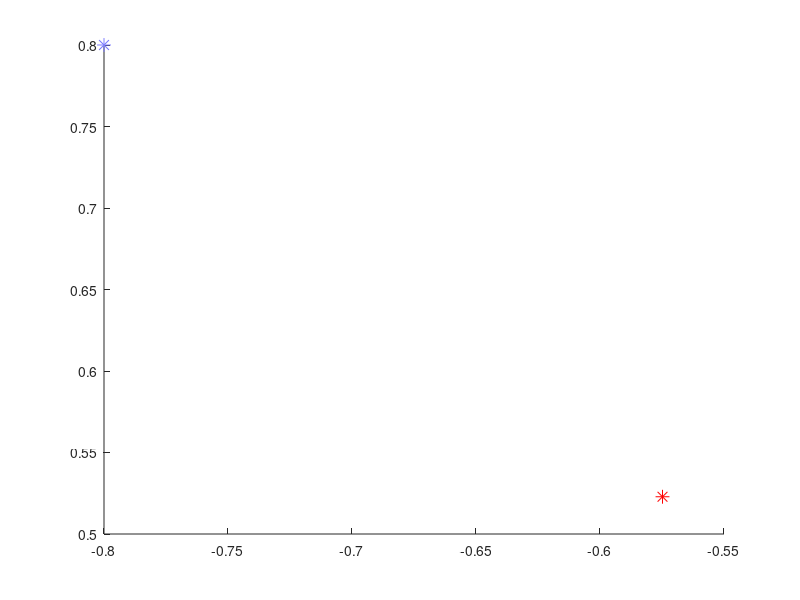

This chart was generated by the following MATLAB code: (Note: this script raises an error after producing the figure.)
load current.mat;
figure(6621); clf;
L = 0;
for m = 1:length(p)
    L = max(L,length(p{m}.x));
end
[I,J,K] = size(uN); I = 2:(I-1); J = 2:(J-1);
if d==0 && R==0
    d = 0.07;
    R = 0.04;
end
for n = round(linspace(1,L,40))
    clf; hold on;
    for l = 1:length(obs_x)
%         fill(obs_x{l}(n,:),obs_y{l}(n,:),'k');
    end
    
    plot(xf,yf,'r*','markersize',10);
    for m = 1:length(p)
        ind = min(length(p{m}.x),n);
        plot(p{m}.x(1),p{m}.y(1),'*','markersize',10,'color',p{m}.color);
%         plot(p{m}.x(1:ind),p{m}.y(1:ind),'color',p{m}.color,'linewidth',2);
%         drawCar(p{m}.x(ind),p{m}.y(ind),d,R,p{m}.s(ind),p{m}.color);
        plot(p{m}.x(1:ind),p{m}.y(1:ind),'color',p{m}.color,'linewidth',2);
        drawCar(p{m}.x(ind),p{m}.y(ind),d,R,p{m}.s(ind),p{m}.color);
    end
    xticks([]);
    yticks([]);
    axis([min(grid.x(I)) max(grid.x(I)) min(grid.y(J)) max(grid.y(J))]);
    ax = gca;
    ax.FontSize = 14;
    rectangle('Position',[ax.XLim(1) ax.YLim(1) ax.XLim(2)-ax.XLim(1) ax.YLim(2)-ax.YLim(1)],'edgecolor','k','linewidth',2,'facecolor','none');
    axis square;
    F.Units = 'inches'; F.Position = [3 2 5.5 5.5];
    pause(0.1);
end